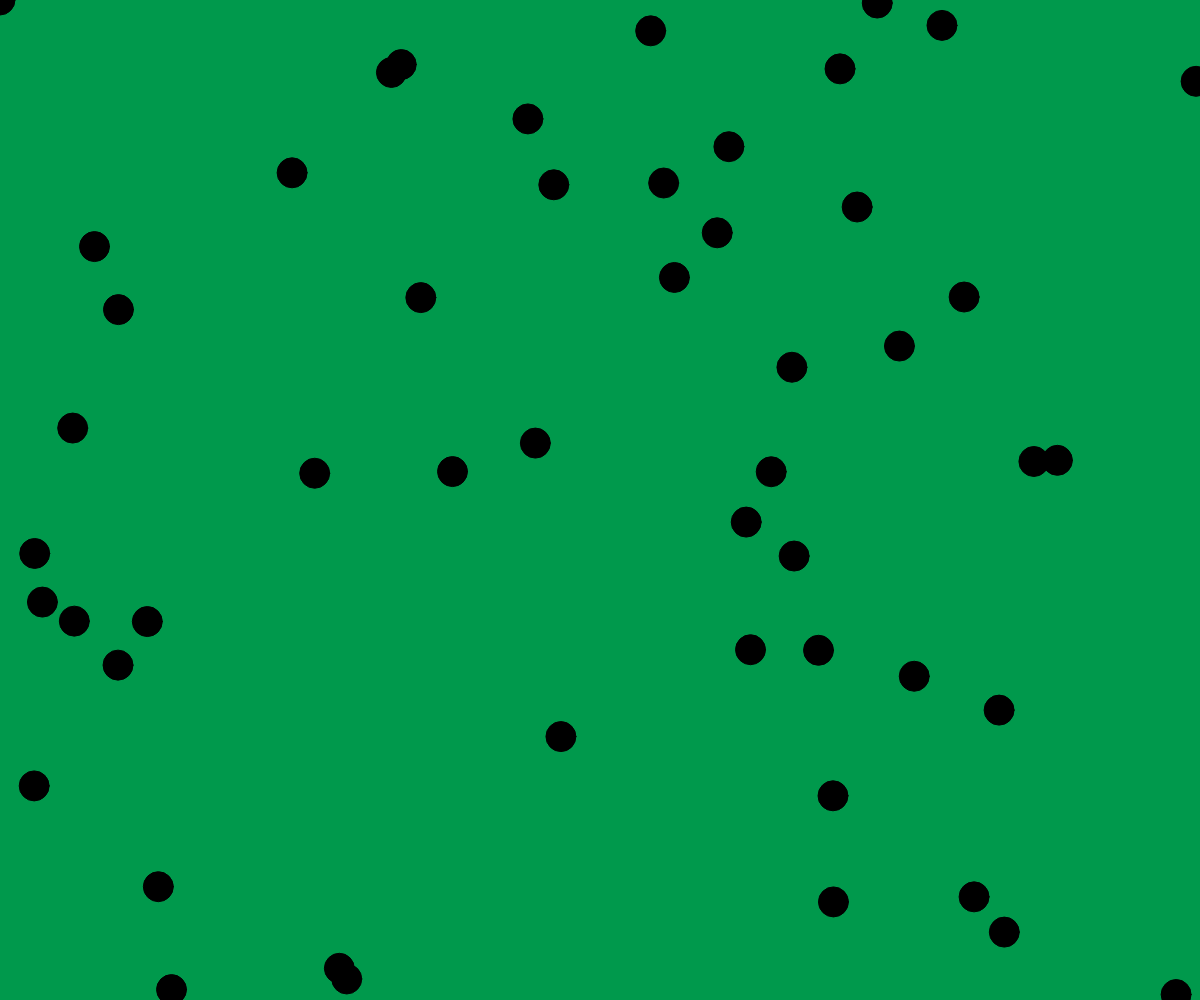
Frame 1 (no input)
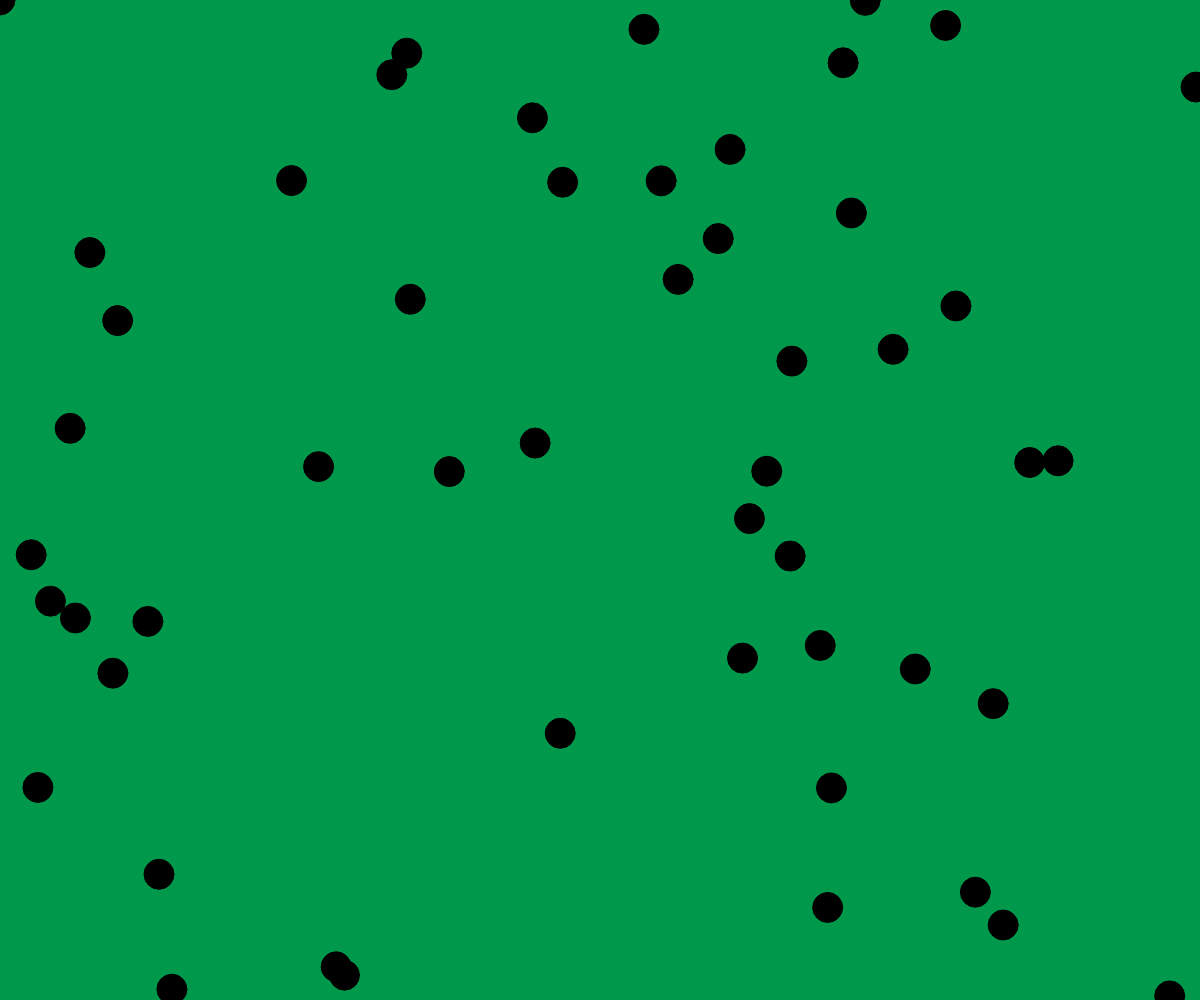
Frame 60 (no input)
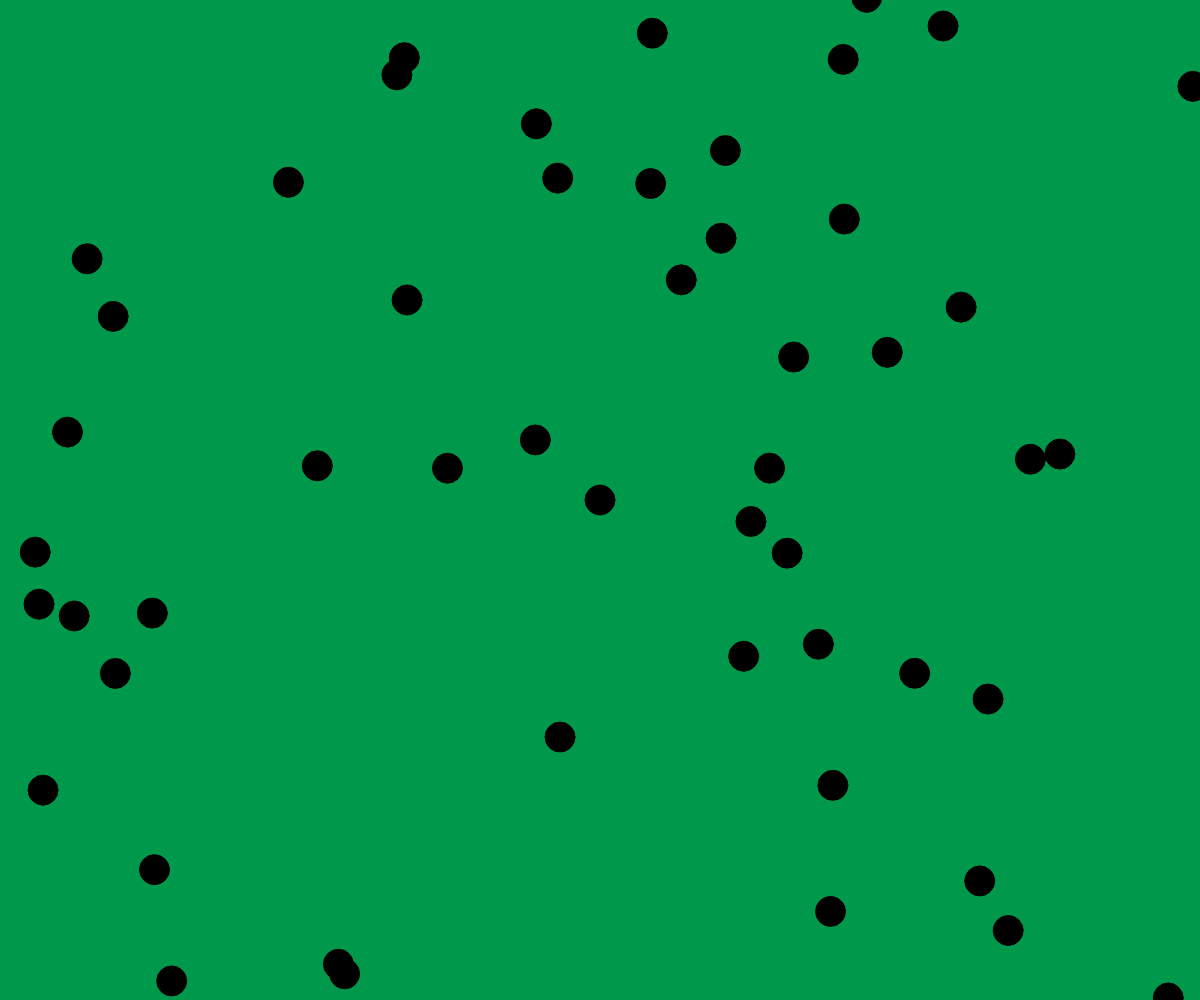
Frame 120 (the mouse pressed at the canvas centre since frame 60)

The p5.js sketch that drew these frames (run headless with seeded random() and noise() and a simulated clock; from frame 60 on, the mouse is pressed at the canvas centre):

// p5.js sketch
// ── sketch.js
var x = 0;
var y = 0;

var d = 100;

var ellipses = [];


function setup() {
  createCanvas(windowWidth, windowHeight);
  //frameRate(5);
  smooth();

    for (var i =0; i<50; i++){
      ellipses.push(new circleGroup(random(width),random(height)));
    //  println(ellipses[i]);
  }

}

function draw() {
  background(0, 153, 76);

  // spiralRotate(90);
  fill(0);
  ellipse(mouseX, mouseY, 30, 30);


  x = mouseX;
  y = mouseY;

  for (var i = 0; i < ellipses.length; i++) {
    fill(0);
    //println(ellipses[i].x);
    
    //repel(x, y, ellipses[i].x, ellipses[i].y);
    
    ellipses[i].create();
    ellipses[i].repel(x,y);
   // println(ellipses[i]);
    ellipses[i].move();
    
  }


}


function circleGroup(locX, locY){
  this.x = locX;
  this.y = locY;
  var diameter = 30;
  var speed = 1;
  
  this.move = function() {
    this.x += random(-speed,speed);
    this.y += random(-speed,speed);
  }
  
  this.create = function() {
    ellipse(this.x, this.y, diameter, diameter);
  }
  
  this.repel = function(locX1, locY1){
    var x1 = locX1;
    var y1 = locY1;
    
    var dis = int(dist(x1, y1, this.x, this.y));
    
    if(dis <= 50){
      this.x += 20;
      this.y += 20;
    }
    
   /* else{
      this.x -= 20;
      this.y -= 20;
    } 
    */
  }
}
